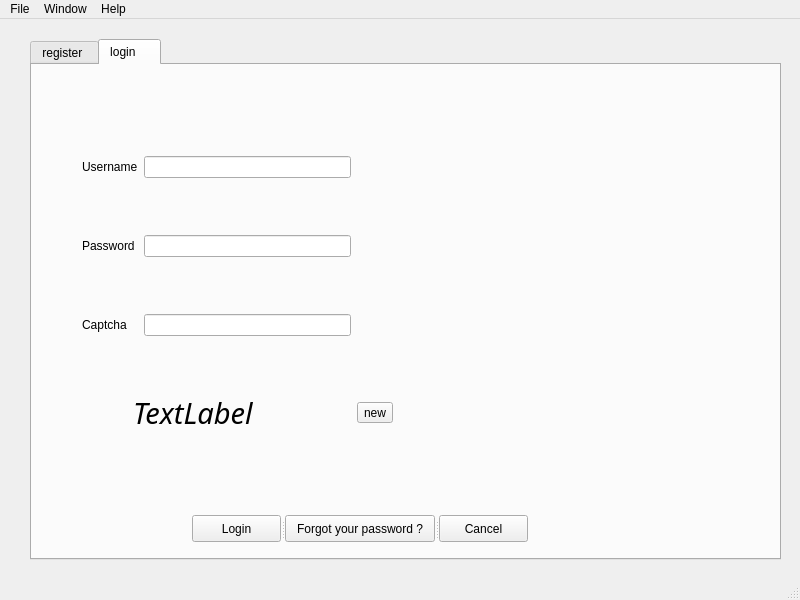
<?xml version="1.0" encoding="UTF-8"?>
<ui version="4.0">
 <class>UserWindow</class>
 <widget class="QMainWindow" name="UserWindow">
  <property name="geometry">
   <rect>
    <x>0</x>
    <y>0</y>
    <width>800</width>
    <height>600</height>
   </rect>
  </property>
  <property name="windowTitle">
   <string>Secure mail transfert application</string>
  </property>
  <widget class="QWidget" name="centralwidget">
   <widget class="QTabWidget" name="tabWidget">
    <property name="geometry">
     <rect>
      <x>30</x>
      <y>20</y>
      <width>751</width>
      <height>521</height>
     </rect>
    </property>
    <property name="currentIndex">
     <number>1</number>
    </property>
    <widget class="QWidget" name="regsiter">
     <attribute name="title">
      <string>register </string>
     </attribute>
     <widget class="QWidget" name="layoutWidget">
      <property name="geometry">
       <rect>
        <x>10</x>
        <y>30</y>
        <width>721</width>
        <height>401</height>
       </rect>
      </property>
      <layout class="QGridLayout" name="gridLayout">
       <item row="4" column="0">
        <widget class="QLabel" name="label_4">
         <property name="text">
          <string>Password</string>
         </property>
        </widget>
       </item>
       <item row="3" column="0">
        <widget class="QLabel" name="label_3">
         <property name="text">
          <string>Username</string>
         </property>
        </widget>
       </item>
       <item row="9" column="0">
        <widget class="QCheckBox" name="key_generation_checkbox">
         <property name="text">
          <string/>
         </property>
        </widget>
       </item>
       <item row="1" column="1" colspan="2">
        <widget class="QLineEdit" name="lname_input"/>
       </item>
       <item row="5" column="1" colspan="2">
        <widget class="QLineEdit" name="password_verif_input"/>
       </item>
       <item row="3" column="1" colspan="2">
        <widget class="QLineEdit" name="username_input"/>
       </item>
       <item row="5" column="0">
        <widget class="QLabel" name="label_5">
         <property name="text">
          <string>Retype password</string>
         </property>
        </widget>
       </item>
       <item row="0" column="1" colspan="2">
        <widget class="QLineEdit" name="fname_input"/>
       </item>
       <item row="7" column="2">
        <widget class="QCheckBox" name="sex_female_input">
         <property name="text">
          <string>F</string>
         </property>
        </widget>
       </item>
       <item row="7" column="0">
        <widget class="QLabel" name="label_7">
         <property name="text">
          <string>Sex</string>
         </property>
        </widget>
       </item>
       <item row="4" column="1" colspan="2">
        <widget class="QLineEdit" name="password_input"/>
       </item>
       <item row="8" column="2">
        <widget class="QPushButton" name="file_selection_btn">
         <property name="text">
          <string>browse</string>
         </property>
        </widget>
       </item>
       <item row="1" column="0">
        <widget class="QLabel" name="label_2">
         <property name="text">
          <string>Last name</string>
         </property>
        </widget>
       </item>
       <item row="9" column="1" colspan="2">
        <widget class="QLabel" name="label_13">
         <property name="text">
          <string>i have no key , generate one for me please</string>
         </property>
        </widget>
       </item>
       <item row="8" column="1">
        <widget class="QLineEdit" name="public_key_file_input">
         <property name="enabled">
          <bool>false</bool>
         </property>
        </widget>
       </item>
       <item row="2" column="0">
        <widget class="QLabel" name="label_12">
         <property name="text">
          <string>Email</string>
         </property>
        </widget>
       </item>
       <item row="0" column="0">
        <widget class="QLabel" name="label">
         <property name="text">
          <string>First name</string>
         </property>
        </widget>
       </item>
       <item row="6" column="0">
        <widget class="QLabel" name="label_6">
         <property name="text">
          <string>Birthdate </string>
         </property>
        </widget>
       </item>
       <item row="8" column="0">
        <widget class="QLabel" name="label_11">
         <property name="text">
          <string>Public Key</string>
         </property>
        </widget>
       </item>
       <item row="7" column="1">
        <widget class="QCheckBox" name="sex_male_input">
         <property name="text">
          <string>M</string>
         </property>
         <property name="checked">
          <bool>true</bool>
         </property>
        </widget>
       </item>
       <item row="2" column="1" colspan="2">
        <widget class="QLineEdit" name="email_input">
         <property name="text">
          <string/>
         </property>
        </widget>
       </item>
       <item row="0" column="3">
        <spacer name="horizontalSpacer">
         <property name="orientation">
          <enum>Qt::Horizontal</enum>
         </property>
         <property name="sizeHint" stdset="0">
          <size>
           <width>40</width>
           <height>20</height>
          </size>
         </property>
        </spacer>
       </item>
       <item row="1" column="3">
        <spacer name="horizontalSpacer_2">
         <property name="orientation">
          <enum>Qt::Horizontal</enum>
         </property>
         <property name="sizeHint" stdset="0">
          <size>
           <width>40</width>
           <height>20</height>
          </size>
         </property>
        </spacer>
       </item>
       <item row="2" column="3">
        <spacer name="horizontalSpacer_3">
         <property name="orientation">
          <enum>Qt::Horizontal</enum>
         </property>
         <property name="sizeHint" stdset="0">
          <size>
           <width>40</width>
           <height>20</height>
          </size>
         </property>
        </spacer>
       </item>
       <item row="3" column="3">
        <spacer name="horizontalSpacer_4">
         <property name="orientation">
          <enum>Qt::Horizontal</enum>
         </property>
         <property name="sizeHint" stdset="0">
          <size>
           <width>40</width>
           <height>20</height>
          </size>
         </property>
        </spacer>
       </item>
       <item row="4" column="3">
        <spacer name="horizontalSpacer_5">
         <property name="orientation">
          <enum>Qt::Horizontal</enum>
         </property>
         <property name="sizeHint" stdset="0">
          <size>
           <width>40</width>
           <height>20</height>
          </size>
         </property>
        </spacer>
       </item>
       <item row="5" column="3">
        <spacer name="horizontalSpacer_6">
         <property name="orientation">
          <enum>Qt::Horizontal</enum>
         </property>
         <property name="sizeHint" stdset="0">
          <size>
           <width>40</width>
           <height>20</height>
          </size>
         </property>
        </spacer>
       </item>
       <item row="6" column="3">
        <spacer name="horizontalSpacer_7">
         <property name="orientation">
          <enum>Qt::Horizontal</enum>
         </property>
         <property name="sizeHint" stdset="0">
          <size>
           <width>40</width>
           <height>20</height>
          </size>
         </property>
        </spacer>
       </item>
       <item row="7" column="3">
        <spacer name="horizontalSpacer_8">
         <property name="orientation">
          <enum>Qt::Horizontal</enum>
         </property>
         <property name="sizeHint" stdset="0">
          <size>
           <width>40</width>
           <height>20</height>
          </size>
         </property>
        </spacer>
       </item>
       <item row="8" column="3">
        <spacer name="horizontalSpacer_9">
         <property name="orientation">
          <enum>Qt::Horizontal</enum>
         </property>
         <property name="sizeHint" stdset="0">
          <size>
           <width>40</width>
           <height>20</height>
          </size>
         </property>
        </spacer>
       </item>
       <item row="9" column="3">
        <spacer name="horizontalSpacer_10">
         <property name="orientation">
          <enum>Qt::Horizontal</enum>
         </property>
         <property name="sizeHint" stdset="0">
          <size>
           <width>40</width>
           <height>20</height>
          </size>
         </property>
        </spacer>
       </item>
       <item row="6" column="1" colspan="2">
        <widget class="QDateEdit" name="birthdate_input">
         <property name="displayFormat">
          <string>dd/M/yyyy</string>
         </property>
         <property name="calendarPopup">
          <bool>true</bool>
         </property>
        </widget>
       </item>
      </layout>
     </widget>
     <widget class="QSplitter" name="splitter_2">
      <property name="geometry">
       <rect>
        <x>220</x>
        <y>450</y>
        <width>170</width>
        <height>27</height>
       </rect>
      </property>
      <property name="orientation">
       <enum>Qt::Horizontal</enum>
      </property>
      <widget class="QPushButton" name="register_btn">
       <property name="text">
        <string>Register</string>
       </property>
      </widget>
      <widget class="QPushButton" name="cancel_btn">
       <property name="text">
        <string>Cancel</string>
       </property>
      </widget>
     </widget>
    </widget>
    <widget class="QWidget" name="login">
     <attribute name="title">
      <string>login    </string>
     </attribute>
     <widget class="QWidget" name="">
      <property name="geometry">
       <rect>
        <x>50</x>
        <y>40</y>
        <width>481</width>
        <height>381</height>
       </rect>
      </property>
      <layout class="QGridLayout" name="gridLayout_2">
       <item row="0" column="0" colspan="2">
        <widget class="QLabel" name="label_8">
         <property name="text">
          <string>Username</string>
         </property>
        </widget>
       </item>
       <item row="0" column="2">
        <widget class="QLineEdit" name="username_login_input"/>
       </item>
       <item row="1" column="0" colspan="2">
        <widget class="QLabel" name="label_9">
         <property name="text">
          <string>Password</string>
         </property>
        </widget>
       </item>
       <item row="1" column="2">
        <widget class="QLineEdit" name="password_login_input"/>
       </item>
       <item row="2" column="0">
        <widget class="QLabel" name="label_10">
         <property name="text">
          <string>Captcha</string>
         </property>
        </widget>
       </item>
       <item row="2" column="2">
        <widget class="QLineEdit" name="captcha_input"/>
       </item>
       <item row="3" column="1" colspan="2">
        <widget class="QLabel" name="captcha_field">
         <property name="font">
          <font>
           <family>rsfs10</family>
           <pointsize>22</pointsize>
           <italic>true</italic>
          </font>
         </property>
         <property name="autoFillBackground">
          <bool>false</bool>
         </property>
         <property name="text">
          <string>TextLabel</string>
         </property>
        </widget>
       </item>
       <item row="3" column="3">
        <widget class="QToolButton" name="toolButton">
         <property name="text">
          <string extracomment="recaptcha">new</string>
         </property>
        </widget>
       </item>
       <item row="0" column="3">
        <spacer name="horizontalSpacer_11">
         <property name="orientation">
          <enum>Qt::Horizontal</enum>
         </property>
         <property name="sizeHint" stdset="0">
          <size>
           <width>40</width>
           <height>20</height>
          </size>
         </property>
        </spacer>
       </item>
       <item row="1" column="3">
        <spacer name="horizontalSpacer_12">
         <property name="orientation">
          <enum>Qt::Horizontal</enum>
         </property>
         <property name="sizeHint" stdset="0">
          <size>
           <width>40</width>
           <height>20</height>
          </size>
         </property>
        </spacer>
       </item>
       <item row="2" column="3">
        <spacer name="horizontalSpacer_13">
         <property name="orientation">
          <enum>Qt::Horizontal</enum>
         </property>
         <property name="sizeHint" stdset="0">
          <size>
           <width>40</width>
           <height>20</height>
          </size>
         </property>
        </spacer>
       </item>
      </layout>
     </widget>
     <widget class="QSplitter" name="splitter">
      <property name="geometry">
       <rect>
        <x>160</x>
        <y>450</y>
        <width>336</width>
        <height>27</height>
       </rect>
      </property>
      <property name="orientation">
       <enum>Qt::Horizontal</enum>
      </property>
      <widget class="QPushButton" name="login_btn">
       <property name="text">
        <string>Login</string>
       </property>
      </widget>
      <widget class="QPushButton" name="password_reset_btn">
       <property name="text">
        <string>Forgot your password ?</string>
       </property>
      </widget>
      <widget class="QPushButton" name="cancel_login_btn">
       <property name="text">
        <string>Cancel</string>
       </property>
      </widget>
     </widget>
    </widget>
   </widget>
  </widget>
  <widget class="QMenuBar" name="menubar">
   <property name="geometry">
    <rect>
     <x>0</x>
     <y>0</y>
     <width>800</width>
     <height>23</height>
    </rect>
   </property>
   <widget class="QMenu" name="menuFile">
    <property name="title">
     <string>File</string>
    </property>
    <addaction name="actionOpen_new_window"/>
    <addaction name="actionClose"/>
   </widget>
   <widget class="QMenu" name="menuHelp">
    <property name="title">
     <string>Help</string>
    </property>
    <addaction name="actionWhat_s_this"/>
    <addaction name="actionWho_are_We"/>
   </widget>
   <widget class="QMenu" name="menuWindow">
    <property name="title">
     <string>Window</string>
    </property>
    <addaction name="actionMinimize"/>
    <addaction name="actionFull_screen"/>
   </widget>
   <addaction name="menuFile"/>
   <addaction name="menuWindow"/>
   <addaction name="menuHelp"/>
  </widget>
  <widget class="QStatusBar" name="statusbar"/>
  <action name="actionMinimize">
   <property name="text">
    <string>Minimize</string>
   </property>
  </action>
  <action name="actionFull_screen">
   <property name="text">
    <string>Full screen</string>
   </property>
  </action>
  <action name="actionWhat_s_this">
   <property name="text">
    <string>What's this</string>
   </property>
  </action>
  <action name="actionWho_are_We">
   <property name="text">
    <string>Who are We ?</string>
   </property>
  </action>
  <action name="actionClose">
   <property name="text">
    <string>close</string>
   </property>
  </action>
  <action name="actionOpen_new_window">
   <property name="text">
    <string>open new window</string>
   </property>
  </action>
 </widget>
 <tabstops>
  <tabstop>tabWidget</tabstop>
  <tabstop>fname_input</tabstop>
  <tabstop>lname_input</tabstop>
  <tabstop>email_input</tabstop>
  <tabstop>username_input</tabstop>
  <tabstop>password_input</tabstop>
  <tabstop>password_verif_input</tabstop>
  <tabstop>birthdate_input</tabstop>
  <tabstop>sex_male_input</tabstop>
  <tabstop>sex_female_input</tabstop>
  <tabstop>public_key_file_input</tabstop>
  <tabstop>file_selection_btn</tabstop>
  <tabstop>key_generation_checkbox</tabstop>
  <tabstop>register_btn</tabstop>
  <tabstop>cancel_btn</tabstop>
  <tabstop>username_login_input</tabstop>
  <tabstop>password_login_input</tabstop>
  <tabstop>captcha_input</tabstop>
  <tabstop>toolButton</tabstop>
  <tabstop>login_btn</tabstop>
  <tabstop>password_reset_btn</tabstop>
  <tabstop>cancel_login_btn</tabstop>
 </tabstops>
 <resources/>
 <connections>
  <connection>
   <sender>sex_female_input</sender>
   <signal>clicked()</signal>
   <receiver>sex_male_input</receiver>
   <slot>toggle()</slot>
   <hints>
    <hint type="sourcelabel">
     <x>293</x>
     <y>401</y>
    </hint>
    <hint type="destinationlabel">
     <x>197</x>
     <y>402</y>
    </hint>
   </hints>
  </connection>
  <connection>
   <sender>sex_male_input</sender>
   <signal>clicked()</signal>
   <receiver>sex_female_input</receiver>
   <slot>toggle()</slot>
   <hints>
    <hint type="sourcelabel">
     <x>211</x>
     <y>400</y>
    </hint>
    <hint type="destinationlabel">
     <x>298</x>
     <y>401</y>
    </hint>
   </hints>
  </connection>
  <connection>
   <sender>cancel_btn</sender>
   <signal>clicked()</signal>
   <receiver>fname_input</receiver>
   <slot>clear()</slot>
   <hints>
    <hint type="sourcelabel">
     <x>418</x>
     <y>468</y>
    </hint>
    <hint type="destinationlabel">
     <x>258</x>
     <y>117</y>
    </hint>
   </hints>
  </connection>
  <connection>
   <sender>cancel_btn</sender>
   <signal>clicked()</signal>
   <receiver>lname_input</receiver>
   <slot>clear()</slot>
   <hints>
    <hint type="sourcelabel">
     <x>444</x>
     <y>472</y>
    </hint>
    <hint type="destinationlabel">
     <x>270</x>
     <y>175</y>
    </hint>
   </hints>
  </connection>
  <connection>
   <sender>cancel_btn</sender>
   <signal>clicked()</signal>
   <receiver>username_input</receiver>
   <slot>clear()</slot>
   <hints>
    <hint type="sourcelabel">
     <x>395</x>
     <y>470</y>
    </hint>
    <hint type="destinationlabel">
     <x>257</x>
     <y>225</y>
    </hint>
   </hints>
  </connection>
  <connection>
   <sender>cancel_btn</sender>
   <signal>clicked()</signal>
   <receiver>password_input</receiver>
   <slot>clear()</slot>
   <hints>
    <hint type="sourcelabel">
     <x>378</x>
     <y>477</y>
    </hint>
    <hint type="destinationlabel">
     <x>264</x>
     <y>269</y>
    </hint>
   </hints>
  </connection>
  <connection>
   <sender>cancel_btn</sender>
   <signal>clicked()</signal>
   <receiver>password_verif_input</receiver>
   <slot>clear()</slot>
   <hints>
    <hint type="sourcelabel">
     <x>457</x>
     <y>474</y>
    </hint>
    <hint type="destinationlabel">
     <x>274</x>
     <y>306</y>
    </hint>
   </hints>
  </connection>
  <connection>
   <sender>cancel_login_btn</sender>
   <signal>clicked()</signal>
   <receiver>username_login_input</receiver>
   <slot>clear()</slot>
   <hints>
    <hint type="sourcelabel">
     <x>416</x>
     <y>438</y>
    </hint>
    <hint type="destinationlabel">
     <x>291</x>
     <y>151</y>
    </hint>
   </hints>
  </connection>
  <connection>
   <sender>cancel_login_btn</sender>
   <signal>clicked()</signal>
   <receiver>password_login_input</receiver>
   <slot>clear()</slot>
   <hints>
    <hint type="sourcelabel">
     <x>397</x>
     <y>444</y>
    </hint>
    <hint type="destinationlabel">
     <x>282</x>
     <y>216</y>
    </hint>
   </hints>
  </connection>
  <connection>
   <sender>cancel_login_btn</sender>
   <signal>clicked()</signal>
   <receiver>captcha_input</receiver>
   <slot>clear()</slot>
   <hints>
    <hint type="sourcelabel">
     <x>385</x>
     <y>441</y>
    </hint>
    <hint type="destinationlabel">
     <x>303</x>
     <y>285</y>
    </hint>
   </hints>
  </connection>
 </connections>
</ui>
